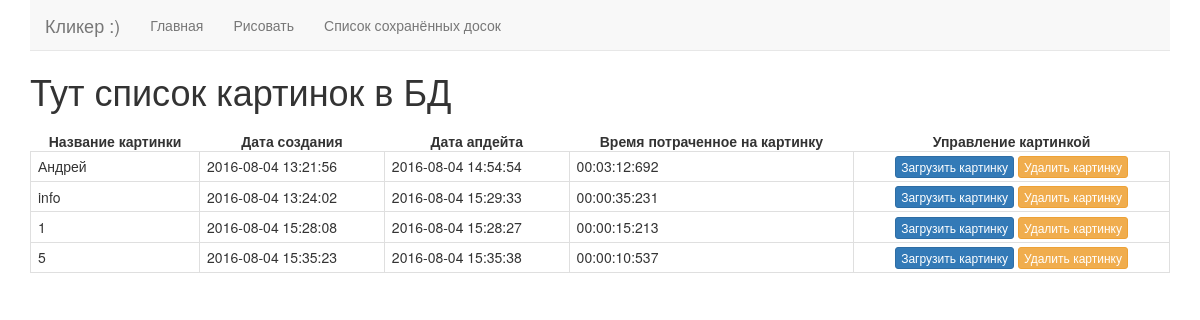
The page /?action=listing on the database its author committed.
### tables this page shows
CREATE TABLE IF NOT EXISTS `pictures` (
  `id` varchar(36) NOT NULL,
  `name` varchar(255) NOT NULL,
  `date_add` datetime NOT NULL,
  `date_update` datetime NOT NULL,
  `time_edit` bigint(20) NOT NULL,
  `is_del` tinyint(1) NOT NULL DEFAULT '0',
  `pictures` text NOT NULL
);

### core/model.php (called while the page is built, shortened)
<?php
class Model
{
	public $db;
	public function db_con() {
		require_once (__DIR__.'/../config/config.php');
		try {
			$db = new PDO('mysql:host='.$db_host.';dbname='.$db_name, $db_user, $db_pass);
		} catch (PDOException $e) { die('Подключение не удалось: ' . $e->getMessage()); }
		$db->exec("SET CHARACTER SET utf8");
		$this->db = $db;
	}
	public function get_list() {
		$stmt = $this->db->query('SELECT * FROM `pictures` WHERE `is_del`=0');
		$stmt->setFetchMode(PDO::FETCH_ASSOC);
		while($row = $stmt->fetch())
		{
			$array[] = $row;
		}
		return $array;
	}
}

### core/controller.php (the view, shortened to what this page needs)
<?php
class Controller
{
    private $model;
    public function __construct($model) {
        $this->model = $model;
    }
    public function listing() {
		$rows = $this->model->get_list();
		$this->model->code = '
		<table cellpadding="0" cellspacing="0" border="0" class="list" width="100%">
		<tr><th>Название картинки</th><th>Дата создания</th><th>Дата апдейта</th><th>Время потраченное на картинку</th><th>Управление картинкой</th></tr>
		';
		foreach ($rows as $row) {
			$this->model->code .= '<tr><td>'.$row['name'].'</td><td>'.$row['date_add'].'</td><td>'.$row['date_update'].'</td><td>'.
			sprintf('%02d:%02d:%02d:%02d', $row['time_edit']/3600000, ($row['time_edit'] % 3600000)/60000, ($row['time_edit'] % 60000) / 1000,  ($row['time_edit'] % 1000)) .'</td><td>
			<a href="?action=load&id='.$row['id'].'" class="btn btn-primary btn-xs">Загрузить картинку</a>
			<a href="?action=del&id='.$row['id'].'" class="btn btn-warning btn-xs">Удалить картинку</a>
			</td></tr>';
		}
		$this->model->code .= '</table>';
        $this->model->head = "Тут список картинок в БД";
    }
}

### index.php
<?php
require_once('core/model.php');
require_once('core/view.php');
require_once('core/controller.php');
$model = new Model();
$controller = new Controller($model);
$view = new View($controller, $model);
if (isset($_GET['action']) && !empty($_GET['action'])) {
    $controller->{$_GET['action']}();
}
if ($_GET['action']=='savepictures' || $_GET['action']=='select' ) {
	echo $view->ajax();
}
else { echo $view->output(); }

### core/view.php (shortened to what this page needs)
<?php
class View
{
    private $model;
    private $header;
    private $footer;
    private $menu;
    public function __construct($controller,$model) {
        $this->model = $model;
        $this->header = file_get_contents('template/header.tpl');
        $this->footer = file_get_contents('template/footer.tpl');
        $this->menu = file_get_contents('template/menu.tpl');
    }
    public function output(){
        return
            $this->header.
            $this->menu.
            "<h1>" . $this->model->head . "</h1>".
			$this->model->code.
            $this->footer;
    }
}

### template/css/style.css (style rules this page uses)
.list { margin: 20px auto; }
.list th { text-align: center; }
.list td { border: #dfdfdf 1px solid; border-collapse: collapse; padding: 3px 7px; background-color: #ffffff; cursor: pointer; }
.list td:last-child { text-align: center; }

### rows shown on the page
pictures: name "Андрей", date_add "2016-08-04 13:21:56", date_update "2016-08-04 14:54:54", $row['time_edit']/3600000 "00", ($row['time_edit']%3600000)/60000 "03", ($row['time_edit']%60000)/1000 "12", $row['time_edit']%1000 "692"
pictures: name "info", date_add "2016-08-04 13:24:02", date_update "2016-08-04 15:29:33", $row['time_edit']/3600000 "00", ($row['time_edit']%3600000)/60000 "00", ($row['time_edit']%60000)/1000 "35", $row['time_edit']%1000 "231"
pictures: name "1", date_add "2016-08-04 15:28:08", date_update "2016-08-04 15:28:27", $row['time_edit']/3600000 "00", ($row['time_edit']%3600000)/60000 "00", ($row['time_edit']%60000)/1000 "15", $row['time_edit']%1000 "213"
pictures: name "5", date_add "2016-08-04 15:35:23", date_update "2016-08-04 15:35:38", $row['time_edit']/3600000 "00", ($row['time_edit']%3600000)/60000 "00", ($row['time_edit']%60000)/1000 "10", $row['time_edit']%1000 "537"

### other values the page prints
$this->menu "Кликер :) Главная Рисовать Список сохранённых досок"
$this->model->head "Тут список картинок в БД"
